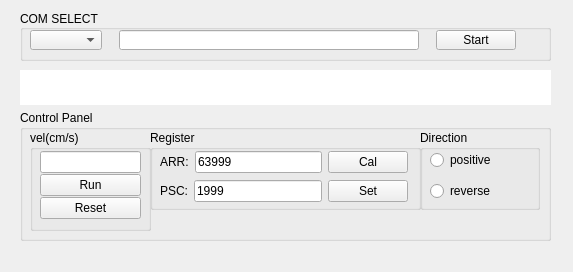
<?xml version="1.0" encoding="UTF-8"?>
<ui version="4.0">
 <class>Widget</class>
 <widget class="QWidget" name="Widget">
  <property name="geometry">
   <rect>
    <x>0</x>
    <y>0</y>
    <width>573</width>
    <height>272</height>
   </rect>
  </property>
  <property name="minimumSize">
   <size>
    <width>0</width>
    <height>30</height>
   </size>
  </property>
  <property name="windowTitle">
   <string>Widget</string>
  </property>
  <widget class="QGroupBox" name="groupBox">
   <property name="geometry">
    <rect>
     <x>20</x>
     <y>10</y>
     <width>531</width>
     <height>51</height>
    </rect>
   </property>
   <property name="title">
    <string>COM SELECT</string>
   </property>
   <property name="alignment">
    <set>Qt::AlignLeading|Qt::AlignLeft|Qt::AlignVCenter</set>
   </property>
   <property name="flat">
    <bool>false</bool>
   </property>
   <property name="checkable">
    <bool>false</bool>
   </property>
   <widget class="QWidget" name="layoutWidget">
    <property name="geometry">
     <rect>
      <x>10</x>
      <y>20</y>
      <width>470</width>
      <height>22</height>
     </rect>
    </property>
    <layout class="QHBoxLayout" name="horizontalLayout">
     <property name="spacing">
      <number>0</number>
     </property>
     <property name="sizeConstraint">
      <enum>QLayout::SetFixedSize</enum>
     </property>
     <item>
      <widget class="QComboBox" name="comboBox">
       <property name="sizePolicy">
        <sizepolicy hsizetype="Fixed" vsizetype="Maximum">
         <horstretch>0</horstretch>
         <verstretch>0</verstretch>
        </sizepolicy>
       </property>
       <property name="maximumSize">
        <size>
         <width>16777215</width>
         <height>20</height>
        </size>
       </property>
      </widget>
     </item>
     <item>
      <spacer name="horizontalSpacer_2">
       <property name="orientation">
        <enum>Qt::Horizontal</enum>
       </property>
       <property name="sizeHint" stdset="0">
        <size>
         <width>17</width>
         <height>20</height>
        </size>
       </property>
      </spacer>
     </item>
     <item>
      <widget class="QLineEdit" name="lineEdit">
       <property name="sizePolicy">
        <sizepolicy hsizetype="Fixed" vsizetype="Maximum">
         <horstretch>0</horstretch>
         <verstretch>0</verstretch>
        </sizepolicy>
       </property>
       <property name="minimumSize">
        <size>
         <width>300</width>
         <height>15</height>
        </size>
       </property>
       <property name="maximumSize">
        <size>
         <width>200</width>
         <height>20</height>
        </size>
       </property>
       <property name="sizeIncrement">
        <size>
         <width>0</width>
         <height>0</height>
        </size>
       </property>
       <property name="readOnly">
        <bool>true</bool>
       </property>
      </widget>
     </item>
     <item>
      <spacer name="horizontalSpacer">
       <property name="orientation">
        <enum>Qt::Horizontal</enum>
       </property>
       <property name="sizeHint" stdset="0">
        <size>
         <width>17</width>
         <height>20</height>
        </size>
       </property>
      </spacer>
     </item>
     <item>
      <widget class="QPushButton" name="pushButton">
       <property name="enabled">
        <bool>true</bool>
       </property>
       <property name="sizePolicy">
        <sizepolicy hsizetype="Fixed" vsizetype="Maximum">
         <horstretch>0</horstretch>
         <verstretch>0</verstretch>
        </sizepolicy>
       </property>
       <property name="minimumSize">
        <size>
         <width>0</width>
         <height>20</height>
        </size>
       </property>
       <property name="maximumSize">
        <size>
         <width>16777215</width>
         <height>20</height>
        </size>
       </property>
       <property name="sizeIncrement">
        <size>
         <width>0</width>
         <height>0</height>
        </size>
       </property>
       <property name="baseSize">
        <size>
         <width>0</width>
         <height>0</height>
        </size>
       </property>
       <property name="text">
        <string>Start</string>
       </property>
      </widget>
     </item>
    </layout>
   </widget>
  </widget>
  <widget class="QLabel" name="label">
   <property name="geometry">
    <rect>
     <x>0</x>
     <y>240</y>
     <width>571</width>
     <height>20</height>
    </rect>
   </property>
   <property name="frameShape">
    <enum>QFrame::NoFrame</enum>
   </property>
   <property name="text">
    <string/>
   </property>
   <property name="alignment">
    <set>Qt::AlignRight|Qt::AlignTrailing|Qt::AlignVCenter</set>
   </property>
  </widget>
  <widget class="QGraphicsView" name="graphicsView">
   <property name="geometry">
    <rect>
     <x>20</x>
     <y>70</y>
     <width>531</width>
     <height>35</height>
    </rect>
   </property>
   <property name="sizePolicy">
    <sizepolicy hsizetype="Fixed" vsizetype="Fixed">
     <horstretch>0</horstretch>
     <verstretch>0</verstretch>
    </sizepolicy>
   </property>
   <property name="minimumSize">
    <size>
     <width>0</width>
     <height>35</height>
    </size>
   </property>
   <property name="maximumSize">
    <size>
     <width>16777215</width>
     <height>35</height>
    </size>
   </property>
   <property name="frameShape">
    <enum>QFrame::NoFrame</enum>
   </property>
   <property name="frameShadow">
    <enum>QFrame::Plain</enum>
   </property>
  </widget>
  <widget class="QGroupBox" name="groupBox_2">
   <property name="geometry">
    <rect>
     <x>20</x>
     <y>110</y>
     <width>531</width>
     <height>131</height>
    </rect>
   </property>
   <property name="title">
    <string>Control Panel</string>
   </property>
   <widget class="QGroupBox" name="groupBox_3">
    <property name="geometry">
     <rect>
      <x>400</x>
      <y>20</y>
      <width>120</width>
      <height>80</height>
     </rect>
    </property>
    <property name="title">
     <string>Direction</string>
    </property>
    <widget class="QWidget" name="layoutWidget">
     <property name="geometry">
      <rect>
       <x>10</x>
       <y>20</y>
       <width>73</width>
       <height>51</height>
      </rect>
     </property>
     <layout class="QVBoxLayout" name="verticalLayout">
      <item>
       <widget class="QRadioButton" name="positiveButton">
        <property name="text">
         <string>positive</string>
        </property>
       </widget>
      </item>
      <item>
       <spacer name="verticalSpacer">
        <property name="orientation">
         <enum>Qt::Vertical</enum>
        </property>
        <property name="sizeType">
         <enum>QSizePolicy::Maximum</enum>
        </property>
        <property name="sizeHint" stdset="0">
         <size>
          <width>20</width>
          <height>5</height>
         </size>
        </property>
       </spacer>
      </item>
      <item>
       <widget class="QRadioButton" name="reverseButton">
        <property name="text">
         <string>reverse</string>
        </property>
       </widget>
      </item>
     </layout>
    </widget>
   </widget>
   <widget class="QGroupBox" name="groupBox_4">
    <property name="geometry">
     <rect>
      <x>130</x>
      <y>20</y>
      <width>271</width>
      <height>80</height>
     </rect>
    </property>
    <property name="title">
     <string>Register</string>
    </property>
    <widget class="QWidget" name="layoutWidget">
     <property name="geometry">
      <rect>
       <x>10</x>
       <y>20</y>
       <width>248</width>
       <height>54</height>
      </rect>
     </property>
     <layout class="QGridLayout" name="gridLayout">
      <item row="1" column="1">
       <widget class="QPushButton" name="pushButton_2">
        <property name="text">
         <string>Set</string>
        </property>
       </widget>
      </item>
      <item row="1" column="0">
       <layout class="QHBoxLayout" name="horizontalLayout_3">
        <item>
         <widget class="QLabel" name="label_2">
          <property name="text">
           <string>PSC:</string>
          </property>
         </widget>
        </item>
        <item>
         <widget class="QLineEdit" name="lineEdit_2">
          <property name="text">
           <string>1999</string>
          </property>
         </widget>
        </item>
       </layout>
      </item>
      <item row="0" column="0">
       <layout class="QHBoxLayout" name="horizontalLayout_2">
        <item>
         <widget class="QLabel" name="label_3">
          <property name="text">
           <string>ARR:</string>
          </property>
         </widget>
        </item>
        <item>
         <widget class="QLineEdit" name="lineEdit_3">
          <property name="text">
           <string>63999</string>
          </property>
         </widget>
        </item>
       </layout>
      </item>
      <item row="0" column="1">
       <widget class="QPushButton" name="pushButton_3">
        <property name="text">
         <string>Cal</string>
        </property>
       </widget>
      </item>
     </layout>
    </widget>
   </widget>
   <widget class="QGroupBox" name="groupBox_5">
    <property name="geometry">
     <rect>
      <x>10</x>
      <y>20</y>
      <width>121</width>
      <height>101</height>
     </rect>
    </property>
    <property name="title">
     <string>vel(cm/s)</string>
    </property>
    <widget class="QWidget" name="layoutWidget">
     <property name="geometry">
      <rect>
       <x>10</x>
       <y>20</y>
       <width>101</width>
       <height>71</height>
      </rect>
     </property>
     <layout class="QVBoxLayout" name="verticalLayout_2">
      <property name="spacing">
       <number>0</number>
      </property>
      <item>
       <widget class="QLineEdit" name="velLineEdit"/>
      </item>
      <item>
       <widget class="QPushButton" name="runButton">
        <property name="text">
         <string>Run</string>
        </property>
       </widget>
      </item>
      <item>
       <widget class="QPushButton" name="resetButton">
        <property name="text">
         <string>Reset</string>
        </property>
       </widget>
      </item>
     </layout>
    </widget>
   </widget>
  </widget>
 </widget>
 <resources/>
 <connections/>
</ui>
